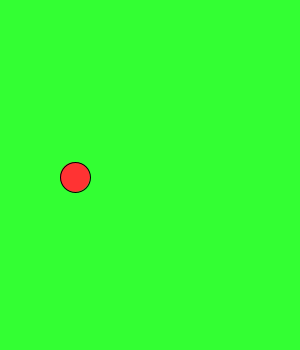
Frame 1 (no input)
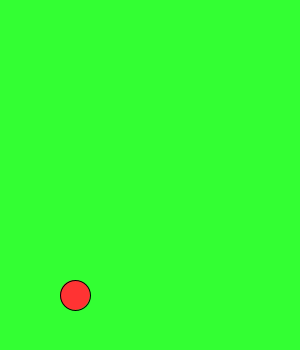
Frame 60 (the mouse pressed at the canvas centre just before this capture)
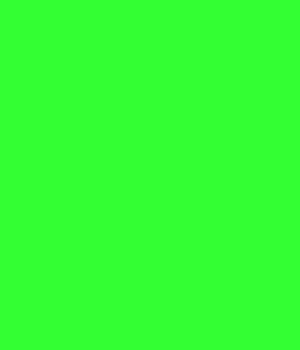
Frame 120 (the mouse held since frame 60 and released just before this capture)

The Processing sketch that drew these frames (run headless with seeded random() and noise(); from frame 60 on, the mouse is pressed at the canvas centre):

// Processing sketch: FlappyBird
// ── FlappyBird.pde
int x=75;
int y=175;
int width=30;
int height=30;
double birdYVelocity=2;
double gravity=0.5;
void setup(){
size(300, 350);
}
void draw(){
background(51, 255, 51);
fill(255, 51, 51);
ellipse(x, y+=birdYVelocity, width, height);
}
